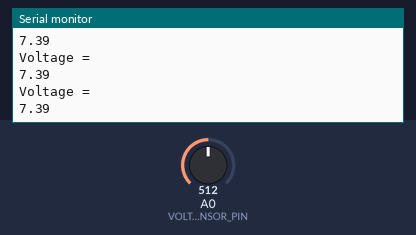
Recording of a sketch running on a simulated Arduino Uno, built with avr-gcc and run on an emulated ATmega328P. On the bench: the last lines printed to the serial monitor. The test bench sets the inputs (shaded band); at power-on: A0 (VOLTAGR_SENSOR_PIN) = 512.

Above: at 1.2 s.
1.3 s: A0 (VOLTAGR_SENSOR_PIN) set to 671
At 2.0 s:
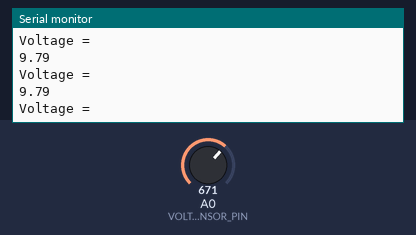
4.3 s: A0 (VOLTAGR_SENSOR_PIN) set to 696
At 5.1 s:
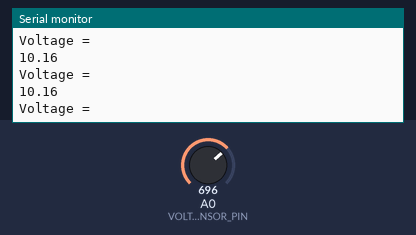
Timing chart, 0 to 7.3 s (numbered marks = the images above; inputs shaded):
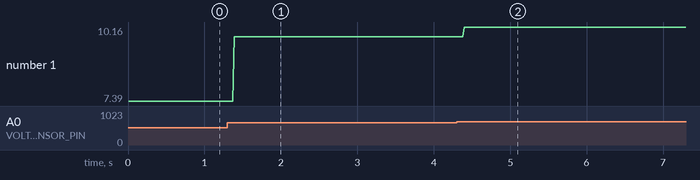

Measured:
- after the input at 1.3 s, the serial monitor: prints a new line after 0.09 s (image 1)
- after the input at 4.3 s, the serial monitor: prints a new line after 0.10 s (image 2)
- plotted number 1: 7.39 → 9.79 after the input at 1.3 s, 9.79 → 10.16 after the input at 4.3 s

The sketch:

Voltage_Driver_Test.ino
```cpp
#include "Voltage_Driver.h"


void setup() {
  // put your setup code here, to run once:
  Serial.begin(9600);
}

void loop() {
    float Battery_value ;
    Battery_value = Get_Battary_voltage();

    Serial.println("Voltage =");
    Serial.println(Battery_value);

}
```

Pinout.h
```cpp
// Voltage_Sensor

#define VOLTAGR_SENSOR_PIN A0
```

Voltage_Driver.cpp
```cpp
#include "Voltage_Driver.h"
#include "Pinout.h"
#include "Arduino.h"


float Get_Battary_voltage()
{
    // put your main code here, to run repeatedly:
    float Battary_Voltage =0.0 ;
    static float Sensor_Value = 0;

    Sensor_Value = analogRead(VOLTAGR_SENSOR_PIN);
    // voltage equation
    Battary_Voltage = (((9*Sensor_Value)-1980)/598)+3;

    return Battary_Voltage;
}
```

Voltage_Driver.h
```cpp
#ifndef VOLTAGE_H
#define VOLTAGE_H


float Get_Battary_voltage();

#endif //VOLTAGE_H
```
